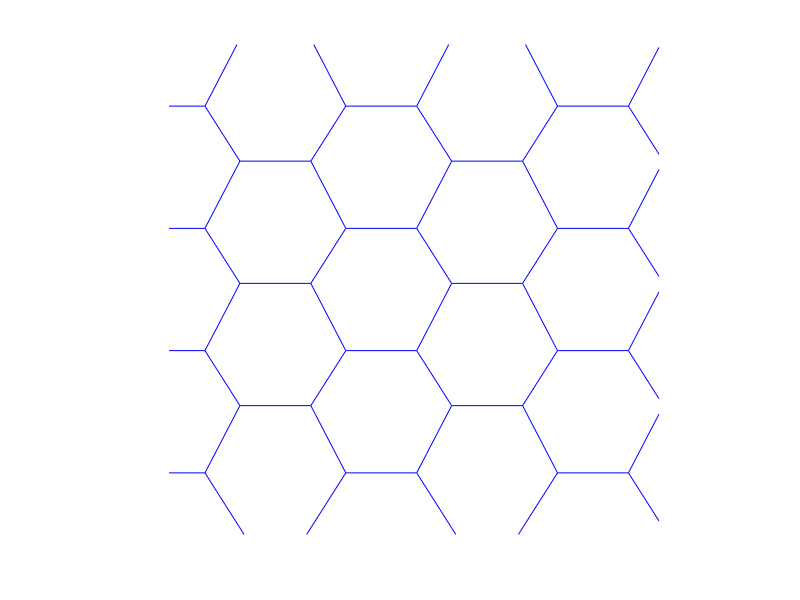

Here is the MATLAB script that generated this plot:
close all; clear; clc;


% Generate hexagonal grid
Rad3Over2 = sqrt(3) / 2;
[X Y] = meshgrid(0:1:11);
n = size(X,1);
X = Rad3Over2 * X;
Y = Y + repmat([0 0.55],[n,n/2]);
hold on
% Plot the hexagonal mesh, including cell borders
[XV YV] = voronoi(X(:),Y(:)); plot(XV,YV,'b-')
set(gca,'visible','off')
axis equal, axis([0 4 0 4]), zoom on


% [X Y] = meshgrid(0:200:1000);
% voronoi(X(:),Y(:), 'b--')%, axis square
% 
% xMax = 1000; % x between 0 and xMax
% yMax = 1000; % y between 0 and yMax
% x1 =200;
% x2 =600;
% x3 =450;
% x4 =300;
% x5 =790;
% %%
% y1 =350;
% y2 =600;
% y3 =900;
% y4 =500;
% y5 =500;
% 
% z1 = 350;
% z2 = 350;
% z3 = 350;
% z4 = 350;
% z5 = 350;
% hold on;
% plot3(x1,y1,z1,'rV')%%, 'MarkerSize', 20);
% 
% %plot3(x1,y1,z1,'r-')   
% 
% plot3(x2,y2,z2,'rV');
% plot3(x3,y3,z3,'rV');
% plot3(x4,y4,z4,'rV');
% plot3(x5,y5,z5,'rV');
% xlabel('x (m)');
% ylabel('y (m)');
% zlabel('h (m)');
% %title('K-Cells Partitions MADDPG [Liu et al., 2020]');
% axis([0 xMax 0 yMax]);
% grid on;
% %%%
% hold on;
% 
% 
% h1 = circle(x1,y1,150)
% h2 = circle(x2,y2,150)
% h3 = circle(x3,y3,150)
% h4 = circle(x4,y4,150)
% h5 = circle(x5,y5,150)
% legend('Ground users', 'Partitions','UAVs')
% % th = 0:1:360;  %np.array(range(int(0), int(2*180), int(180/50)))
% % lenl = 0:50; %np.array(range(0,len(outysef)))
% 
% % powRange = 1.7;
% % 
% % r1_ = (powRange*z1).^2 - (z1).^2;
% % r1 = (r1_).^0.5;
% % tl = cos(th);
% % 
% %     
% % xunit1 = r1*cos(th) + x1
% % yunit1 = r1*sin(th) + y1
% %     
% plot(xunit1, xunit1, 'r-')